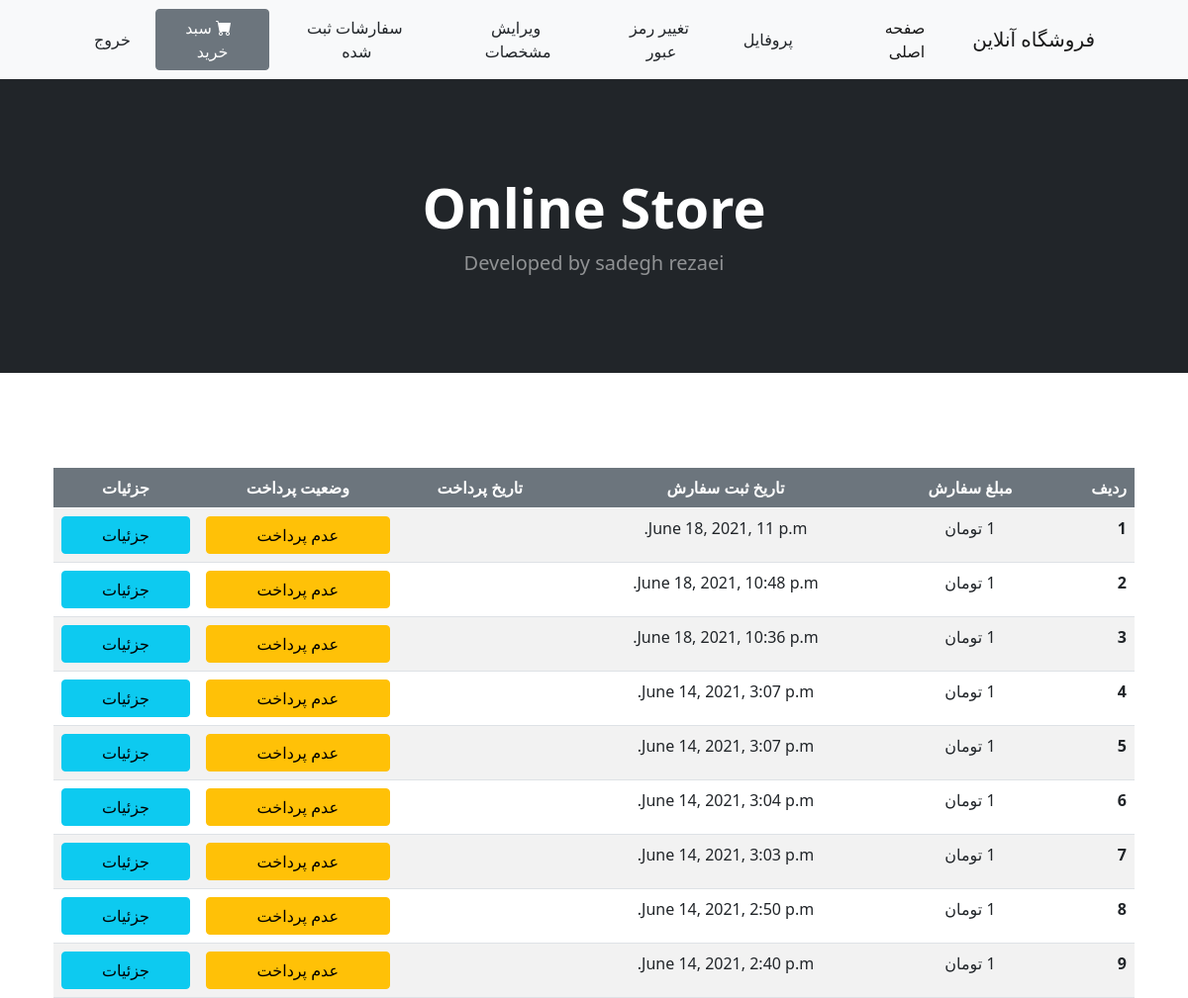
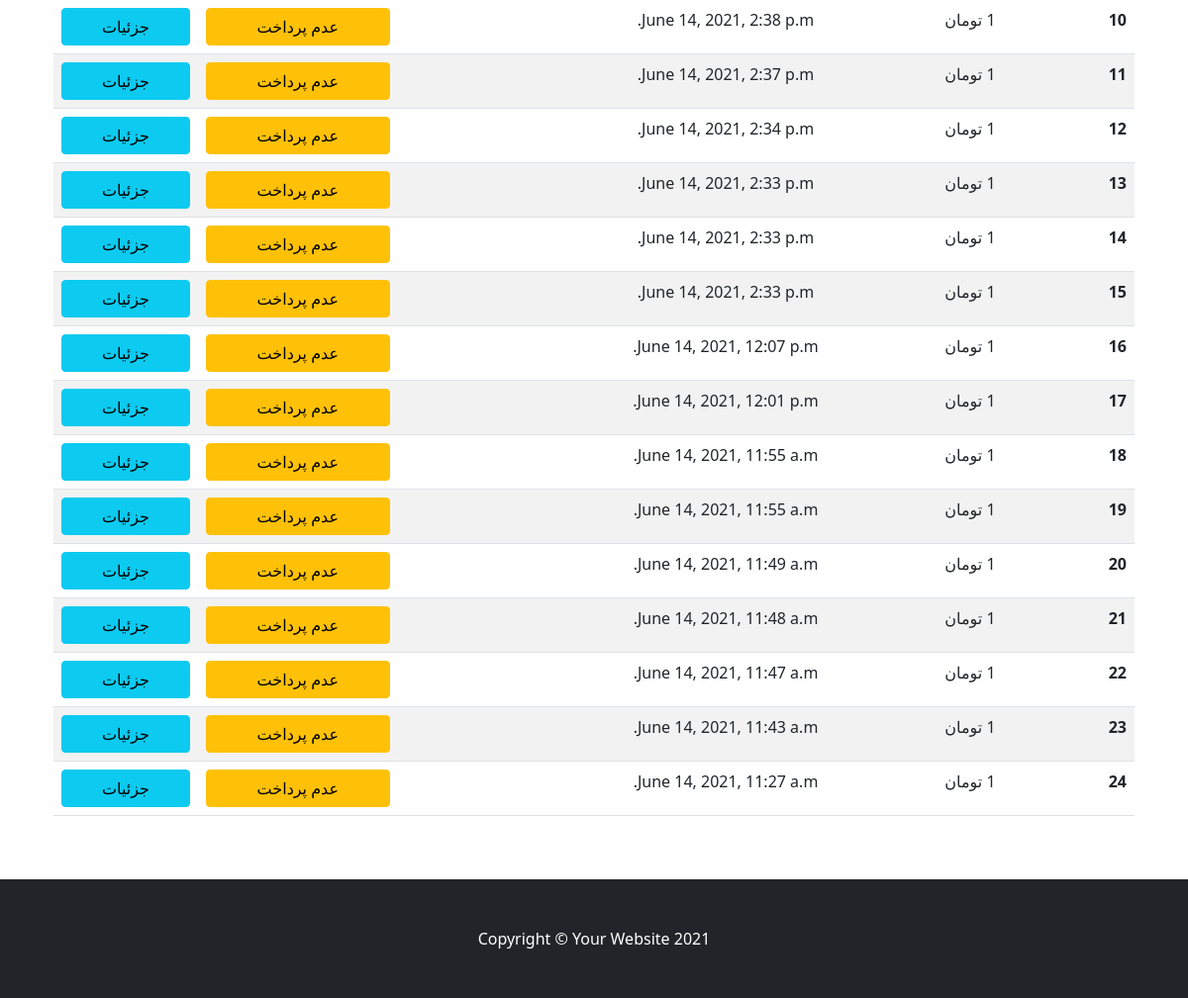
The page /odrers/orders-list/ (signed in) on the database as committed earlier (2 pictures, top to bottom).
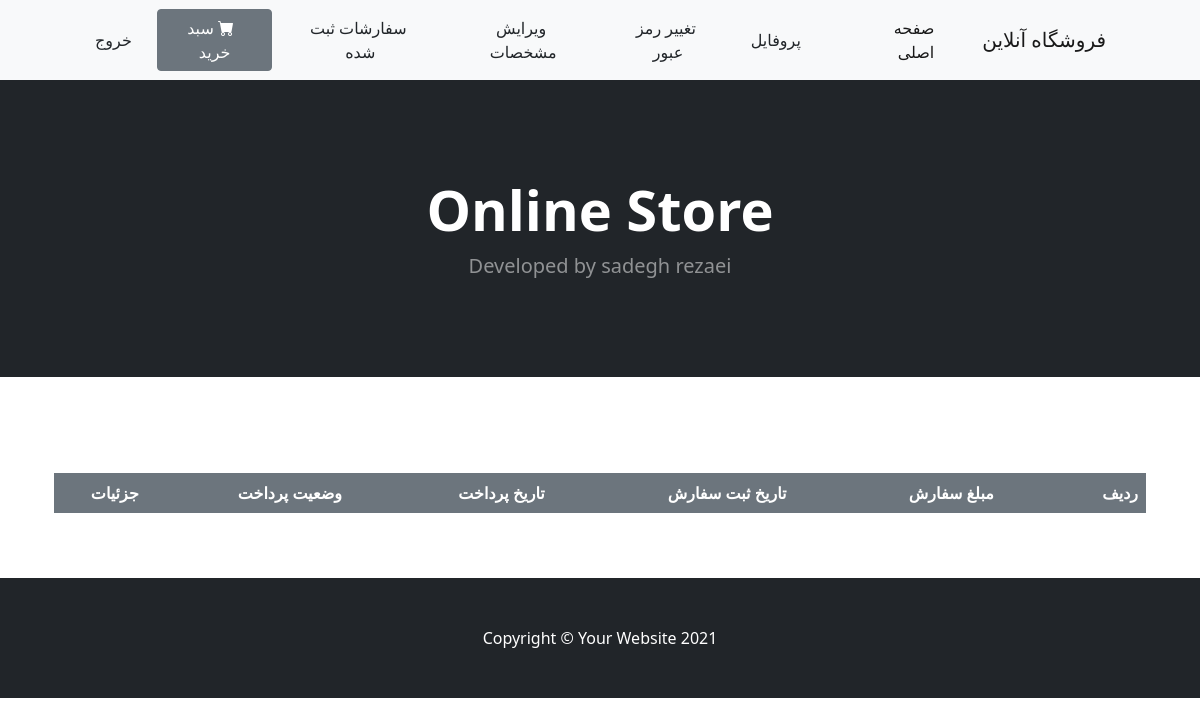
The same page on the database as committed later.
### orders/models.py (models this page shows, shortened)
class Order(models.Model):
    user =      models.ForeignKey(settings.AUTH_USER_MODEL, on_delete=models.CASCADE, related_name='orders')
    created =   models.DateTimeField(auto_now_add=True)
    updated =   models.DateTimeField(auto_now=True)
    total_price = models.IntegerField(null=True, default=True)
    paid =      models.BooleanField(default=False)
    class Meta:
        ordering = ('-created',)

### orders/views.py (the view)
# urls.py: path('orders-list/',views.order_list, name='order_list'),
@login_required
def order_list(request):
    orders = Order.objects.filter(user = request.user)
    context = {
        'orders' : orders
    }
    return render(request, 'orders/order_list.html' , context)

### templates/orders/order_list.html (shortened to what this page needs)
{% extends 'base_accounts.html' %}
{% block content %}
    <table dir='rtl' class="table table-striped ">
        <thead class="bg-secondary text-white">
        <tr>
            <th scope="col">ردیف</th>
            <th scope="col" class="text-center">مبلغ سفارش</th>
            <th scope="col" class="text-center">تاریخ ثبت سفارش</th>
            <th scope="col" class="text-center">تاریخ پرداخت</th>
            <th scope="col" class="text-center">وضعیت پرداخت</th>
            <th scope="col" class="text-center"> جزئیات</th>
        </tr>
        </thead>
        <tbody>
        {% for order in orders %}
            <tr>
                <th>{{ forloop.counter }}</th>
                <td class="text-center">{{ order.total_price|floatformat:"-3g"  }} تومان</td>
                <td class="text-center">{{ order.created }}</td>
                <td class="text-center text-success ">
                </td>
                <td class="text-center">
                    {% if order.paid %}
                        <a type="button" class="btn btn-success w-100 d-inline-block">پرداخت شده است</a>
                    {% else %}
                        <a type="button" class="btn btn-warning w-100 d-inline-block">عدم پرداخت</a>
                    {% endif %}
                </td>
                <td class="text-center" ><a href="{% url 'orders:order_detail' order.id %} " type="button" class="btn btn-info w-100 d-inline-block">جزئیات</a></td>
            </tr>
        {% endfor %}
        </tbody>
    </table>
{% endblock %}

Rows that differ between the two databases and show on the page:
removed Order: created "June 18, 2021, 11 p.m.", paid "عدم پرداخت"
removed Order: created "June 18, 2021, 10:48 p.m.", paid "عدم پرداخت"
removed Order: created "June 18, 2021, 10:36 p.m.", paid "عدم پرداخت"
removed Order: created "June 14, 2021, 3:07 p.m.", paid "عدم پرداخت"
removed Order: created "June 14, 2021, 3:07 p.m.", paid "عدم پرداخت"
removed Order: created "June 14, 2021, 3:04 p.m.", paid "عدم پرداخت"
removed Order: created "June 14, 2021, 3:03 p.m.", paid "عدم پرداخت"
removed Order: created "June 14, 2021, 2:50 p.m.", paid "عدم پرداخت"
removed Order: created "June 14, 2021, 2:40 p.m.", paid "عدم پرداخت"
removed Order: created "June 14, 2021, 2:38 p.m.", paid "عدم پرداخت"
removed Order: created "June 14, 2021, 2:37 p.m.", paid "عدم پرداخت"
removed Order: created "June 14, 2021, 2:34 p.m.", paid "عدم پرداخت"
removed Order: created "June 14, 2021, 2:33 p.m.", paid "عدم پرداخت"
removed Order: created "June 14, 2021, 2:33 p.m.", paid "عدم پرداخت"
removed Order: created "June 14, 2021, 2:33 p.m.", paid "عدم پرداخت"
removed Order: created "June 14, 2021, 12:07 p.m.", paid "عدم پرداخت"
removed Order: created "June 14, 2021, 12:01 p.m.", paid "عدم پرداخت"
removed Order: created "June 14, 2021, 11:55 a.m.", paid "عدم پرداخت"
removed Order: created "June 14, 2021, 11:55 a.m.", paid "عدم پرداخت"
removed Order: created "June 14, 2021, 11:49 a.m.", paid "عدم پرداخت"
removed Order: created "June 14, 2021, 11:48 a.m.", paid "عدم پرداخت"
removed Order: created "June 14, 2021, 11:47 a.m.", paid "عدم پرداخت"
removed Order: created "June 14, 2021, 11:43 a.m.", paid "عدم پرداخت"
removed Order: created "June 14, 2021, 11:27 a.m.", paid "عدم پرداخت"
